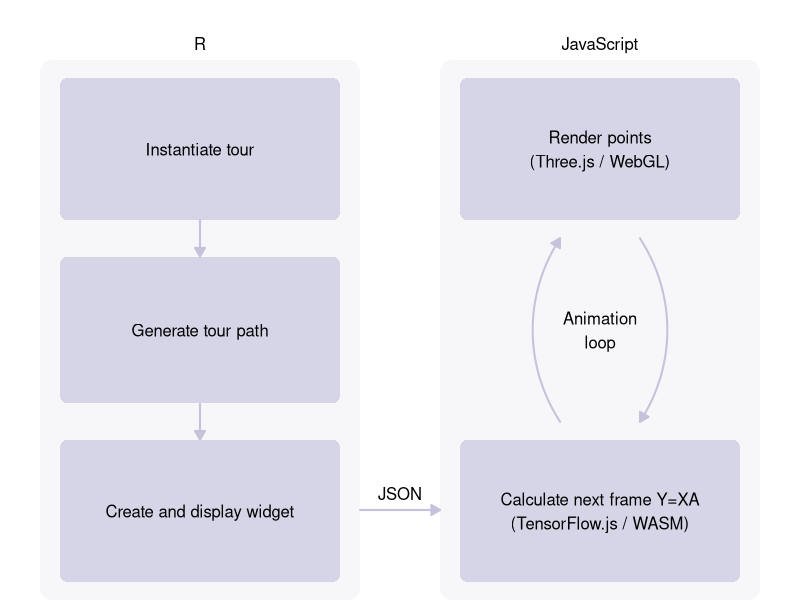

Write the R code that produced this figure. (Note: this script raises an error after producing the figure.)
## ---- chunk 1
library(grid)

## fill for text boxes
purple1 <- "#d6d5e7"
## arrows
purple2 <- "#c5c3dc"
# background
purple3 <- "#f7f7fa"

tbox <- function(txt, ...) {
    grid.roundrect(
        r = unit(2, "mm"), width = 0.7, height = 0.8,
        gp = gpar(col = NA, fill = purple1), ...
    )
    grid.text(txt, gp = gpar(fontsize = 12))
}

myarrow <- function(...) {
    grid.segments(...,
        arrow = arrow(type = "closed", length = unit(0.1, "inches")),
        gp = gpar(fill = purple2, col = purple2, lwd = 2)
    )
}

grid.newpage()

vp <- viewport(
    layout = grid.layout(3, 2,
        heights = c(0.33, 0.34, 0.33),
        widths = 0.5
    ), height = 0.9, y = 0, just = "bottom"
)

tl <- viewport(layout.pos.row = 1, layout.pos.col = 1, name = "topleft")
ml <- viewport(layout.pos.row = 2, layout.pos.col = 1, name = "middleleft")
bl <- viewport(layout.pos.row = 3, layout.pos.col = 1, name = "bottomleft")
tr <- viewport(layout.pos.row = 1, layout.pos.col = 2, name = "topright")
mr <- viewport(layout.pos.row = 2, layout.pos.col = 2, name = "middleright")
br <- viewport(layout.pos.row = 3, layout.pos.col = 2, name = "bottomright")

splot <- vpTree(vp, vpList(tl, ml, bl, tr, mr, br))

pushViewport(splot)
upViewport()

# background rects
grid.roundrect(
    r = unit(3, "mm"), width = 0.4, x = 0.05, just = "left",
    gp = gpar(col = NA, fill = purple3)
)
grid.roundrect(
    r = unit(3, "mm"), width = 0.4, x = 0.95, just = "right",
    gp = gpar(col = NA, fill = purple3)
)

# top
seekViewport("topleft")
tbox("Instantiate tour")

# middle
seekViewport("middleleft")
tbox("Generate tour path")
myarrow(
    x0 = 0.5, y0 = unit(1.1, "npc"),
    x1 = 0.5, y1 = unit(0.9, "npc")
)

# bottom
seekViewport("bottomleft")
tbox("Create and display widget", name = "tbox_bottomleft")
myarrow(
    x0 = 0.5, y0 = unit(1.1, "npc"),
    x1 = 0.5, y1 = unit(0.9, "npc")
)

seekViewport("topright")
tbox("Render points
(Three.js / WebGL)")

seekViewport("bottomright")
tbox("Calculate next frame Y=XA
(TensorFlow.js / WASM)")

seekViewport("middleright")

grid.text("Animation
loop")

grid.curve(0.4, 0, 0.4, 1,
    square = FALSE, curvature = -0.3, ncp = 10,
    arrow = arrow(
        type = "closed",
        length = unit(0.1, "inches")
    ),
    gp = gpar(fill = purple2, col = purple2, lwd = 2)
)


grid.curve(0.6, 1, 0.6, 0,
    square = FALSE, curvature = -0.3, ncp = 10,
    arrow = arrow(
        type = "closed",
        length = unit(0.1, "inches")
    ),
    gp = gpar(fill = purple2, col = purple2, lwd = 2)
)

popViewport()

myarrow(
    0.45, 1 / 6, 0.55, 1 / 6 #
)
grid.text("JSON", 0.5, unit(1 / 6, "npc") + unit(0.5, "lines"), just = "bottom")

popViewport()

grid.text("R", 0.25, unit(0.9, "npc") + unit(0.5, "lines"), just = "bottom")
grid.text("JavaScript", 0.75, unit(0.9, "npc") + unit(0.5, "lines"), just = "bottom")
## ---- chunk 2
benchmarks <- read_tsv("data/backend_benchmarks.tsv")

ggplot(benchmarks, aes(x = Backend, y = `Percent Time`, fill = `Data Set`)) +
    geom_col(position = "dodge") +
    theme_bw() +
    scale_y_continuous(labels = scales::label_number(suffix = "%")) +
    theme(
        legend.position = c(0.75, 0.75),
        panel.grid.major.x = element_blank(),
        panel.grid.minor.x = element_blank()
    ) +
    labs(
        title = "TensorFlow Backend Performance Comparison",
        y = "% Scripting Time"
    )
## ---- chunk 3
benchmarks <- read_tsv("data/backend_benchmarks_slice.tsv")

ggplot(benchmarks, aes(x = Backend, y = `Percent Time`, fill = `Data Set`)) +
    geom_col(position = "dodge") +
    theme_bw() +
    scale_y_continuous(labels = scales::label_number(suffix = "%")) +
    theme(
        legend.position = c(0.75, 0.75),
        panel.grid.major.x = element_blank(),
        panel.grid.minor.x = element_blank()
    ) +
    labs(
        title = "TensorFlow Backend Performance Comparison (slice tour)",
        y = "% Scripting Time"
    )
